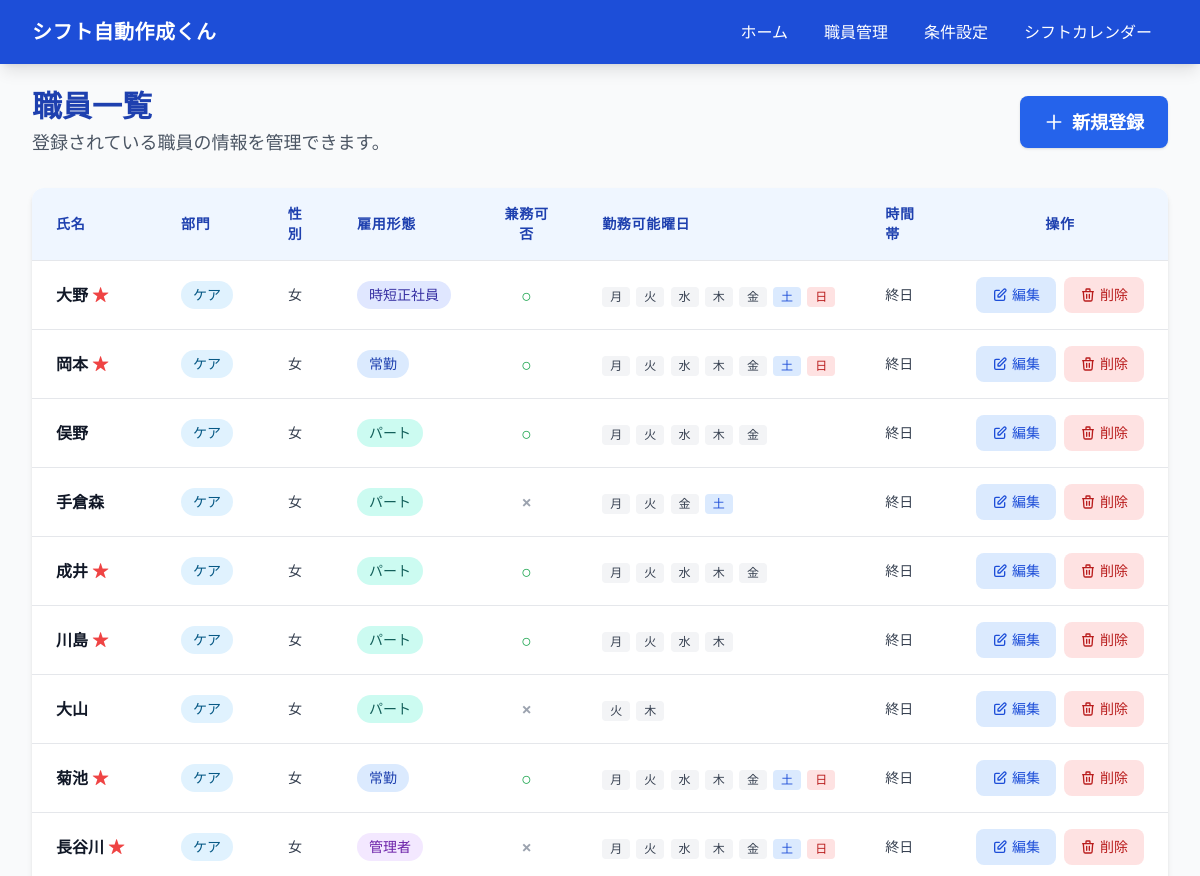
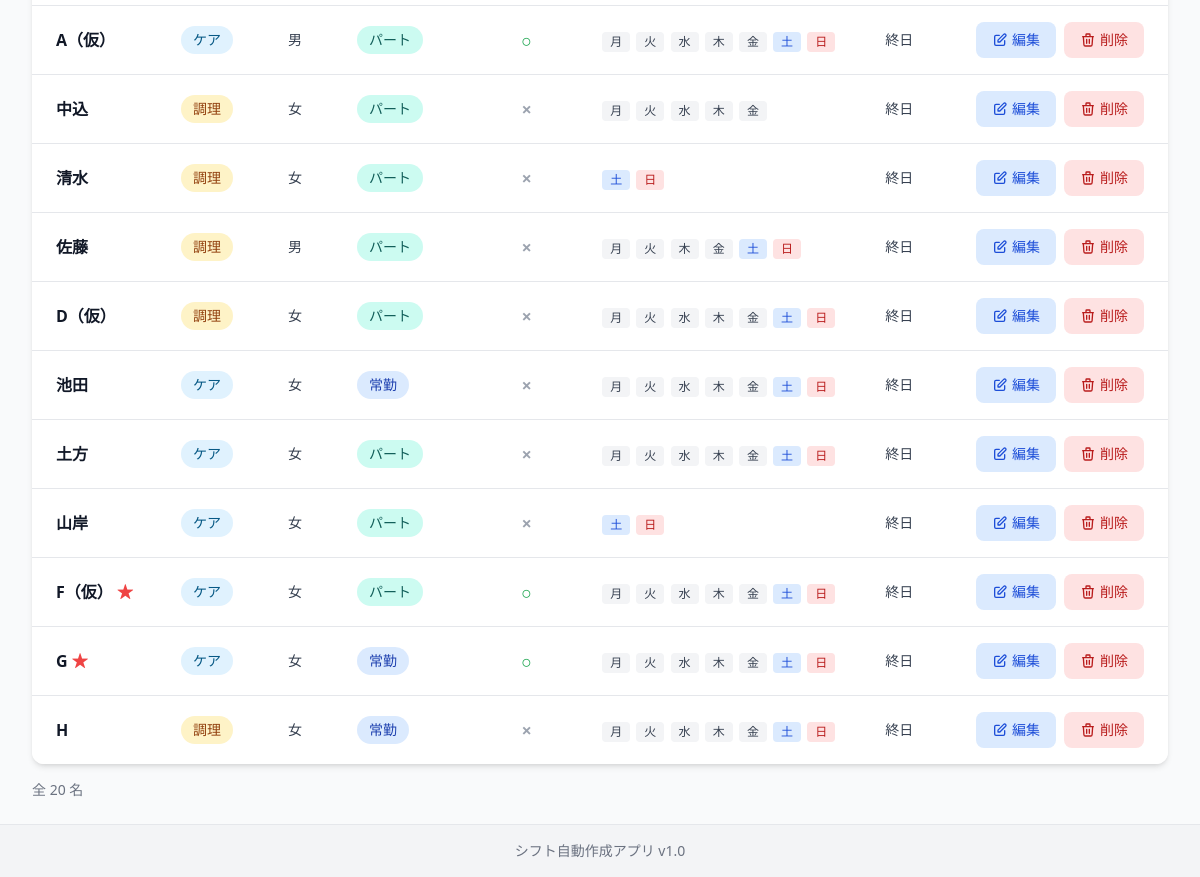
Screenshot of /staff with the database file from the repository (2 pictures, top to bottom).
### models.py (models this page shows, shortened)
class Staff(db.Model):
    __tablename__ = "staff"
    id = db.Column(db.Integer, primary_key=True, autoincrement=True)
    name = db.Column(db.String(100), nullable=False)  # 氏名
    employment_type = db.Column(
        db.String(20), default="常勤"
    )  # "常勤", "時短正社員", "パート", "管理者"
    can_visit = db.Column(
        db.Boolean, default=False
    )  # True=デイ+訪問兼務可, False=デイのみ
    max_consecutive_days = db.Column(db.Integer, default=5)  # 連勤上限
    max_days_per_week = db.Column(db.Integer, default=5)  # 週勤務日数上限
    min_days_per_week = db.Column(db.Integer, default=0)  # 週勤務日数下限（0=制約なし）
    available_days = db.Column(
        db.String(50), default="0,1,2,3,4,5,6"
    )  # 勤務可能曜日 (0=月〜6=日, カンマ区切り)
    available_time_slots = db.Column(
        db.String(20), default="full_day"
    )  # "full_day", "am_only", "pm_only"
    fixed_days_off = db.Column(
        db.String(50), default=""
    )  # 固定休曜日 (カンマ区切り)
    created_at = db.Column(db.DateTime, default=datetime.utcnow)
    staff_group = db.Column(
        db.String(20), default="care", nullable=False
    )  # "care" = ケアスタッフ, "cooking" = 調理スタッフ
    has_phone_duty = db.Column(
        db.Boolean, default=False
    )  # True = 電話当番対象者（★マーク表示）
    gender = db.Column(db.String(10), default="", nullable=False)
    weekend_constraint = db.Column(db.String(20), default="", nullable=False)
    holiday_ng = db.Column(db.Boolean, default=False)
    day_off_requests = db.relationship(
        "DayOffRequest", backref="staff", lazy=True, cascade="all, delete-orphan"
    )
    generated_shifts = db.relationship(
        "GeneratedShift", backref="staff", lazy=True, cascade="all, delete-orphan"
    )
    qualifications = db.relationship(
        "StaffQualification", backref="staff", lazy=True, cascade="all, delete-orphan"
    )
    allowed_patterns = db.relationship(
        "StaffAllowedPattern", backref="staff", lazy=True, cascade="all, delete-orphan"
    )

### app.py (the view)
    @app.route("/staff")
    def staff_list():
        staffs = Staff.query.order_by(Staff.id).all()
        return render_template("staff_list.html", staff_list=staffs)

### templates/staff_list.html (shortened to what this page needs)
{% extends "base.html" %}
{% block content %}
<div class="flex flex-col sm:flex-row items-start sm:items-center justify-between mb-8">
    <div>
        <h1 class="text-3xl font-bold text-primary-800 mb-1">職員一覧</h1>
        <p class="text-gray-600 text-lg">登録されている職員の情報を管理できます。</p>
    </div>
    <a href="{{ url_for('staff_new') }}"
       class="mt-4 sm:mt-0 inline-flex items-center bg-primary-600 hover:bg-primary-700 text-white font-bold py-3 px-6 rounded-lg shadow transition-colors text-lg">
        <svg class="w-5 h-5 mr-2" fill="none" viewBox="0 0 24 24" stroke="currentColor">
            <path stroke-linecap="round" stroke-linejoin="round" stroke-width="2" d="M12 4v16m8-8H4"/>
        </svg>
        新規登録
    </a>
</div>
{% if staff_list|length == 0 %}
    <div class="bg-white rounded-xl shadow-md p-12 text-center">
        <svg class="w-16 h-16 mx-auto text-gray-300 mb-4" fill="none" viewBox="0 0 24 24" stroke="currentColor">
            <path stroke-linecap="round" stroke-linejoin="round" stroke-width="2"
                  d="M17 20h5v-2a3 3 0 00-5.356-1.857M17 20H7m10 0v-2c0-.656-.126-1.283-.356-1.857M7 20H2v-2a3 3 0 015.356-1.857M7 20v-2c0-.656.126-1.283.356-1.857m0 0a5.002 5.002 0 019.288 0M15 7a3 3 0 11-6 0 3 3 0 016 0z"/>
        </svg>
        <p class="text-gray-500 text-xl mb-4">まだ職員が登録されていません。</p>
        <a href="{{ url_for('staff_new') }}"
           class="inline-flex items-center bg-primary-600 hover:bg-primary-700 text-white font-bold py-3 px-6 rounded-lg shadow transition-colors text-lg">
            最初の職員を登録する
        </a>
    </div>
{% else %}
    <div class="bg-white rounded-xl shadow-md overflow-hidden">
        <div class="overflow-x-auto">
            <table class="min-w-full divide-y divide-gray-200">
                <thead class="bg-primary-50">
                    <tr>
                        <th class="px-6 py-4 text-left text-sm font-bold text-primary-800 uppercase tracking-wider">
                            氏名
                        </th>
                        <th class="px-6 py-4 text-left text-sm font-bold text-primary-800 uppercase tracking-wider">
                            部門
                        </th>
                        <th class="px-6 py-4 text-center text-sm font-bold text-primary-800 uppercase tracking-wider">
                            性別
                        </th>
                        <th class="px-6 py-4 text-left text-sm font-bold text-primary-800 uppercase tracking-wider">
                            雇用形態
                        </th>
                        <th class="px-6 py-4 text-center text-sm font-bold text-primary-800 uppercase tracking-wider">
                            兼務可否
                        </th>
                        <th class="px-6 py-4 text-left text-sm font-bold text-primary-800 uppercase tracking-wider">
                            勤務可能曜日
                        </th>
                        <th class="px-6 py-4 text-left text-sm font-bold text-primary-800 uppercase tracking-wider">
                            時間帯
                        </th>
                        <th class="px-6 py-4 text-center text-sm font-bold text-primary-800 uppercase tracking-wider">
                            操作
                        </th>
                    </tr>
                </thead>
                <tbody class="bg-white divide-y divide-gray-200">
                    {% for staff in staff_list %}
                    <tr class="hover:bg-gray-50 transition-colors">
                        <td class="px-6 py-4 whitespace-nowrap">
                            <span class="text-base font-semibold text-gray-900">{{ staff.name }}{% if staff.has_phone_duty %} <span class="text-red-500">★</span>{% endif %}</span>
                        </td>
                        <td class="px-6 py-4 whitespace-nowrap">
                            {% if staff.staff_group == 'cooking' %}
                                <span class="inline-flex items-center px-3 py-1 rounded-full text-sm font-medium bg-amber-100 text-amber-800">
                                    調理
                                </span>
                            {% else %}
                                <span class="inline-flex items-center px-3 py-1 rounded-full text-sm font-medium bg-sky-100 text-sky-800">
                                    ケア
                                </span>
                            {% endif %}
                        </td>
                        <td class="px-6 py-4 whitespace-nowrap text-center text-sm text-gray-700">
                            {% if staff.gender == 'male' %}男{% elif staff.gender == 'female' %}女{% else %}-{% endif %}
                        </td>
                        <td class="px-6 py-4 whitespace-nowrap">
                            {% if staff.employment_type == '常勤' %}
                                <span class="inline-flex items-center px-3 py-1 rounded-full text-sm font-medium bg-blue-100 text-blue-800">
                                    常勤
                                </span>
                            {% elif staff.employment_type == '時短正社員' %}
                                <span class="inline-flex items-center px-3 py-1 rounded-full text-sm font-medium bg-indigo-100 text-indigo-800">
                                    時短正社員
                                </span>
                            {% elif staff.employment_type == '管理者' %}
                                <span class="inline-flex items-center px-3 py-1 rounded-full text-sm font-medium bg-purple-100 text-purple-800">
                                    管理者
                                </span>
                            {% else %}
                                <span class="inline-flex items-center px-3 py-1 rounded-full text-sm font-medium bg-teal-100 text-teal-800">
                                    パート
                                </span>
                            {% endif %}
                        </td>
                        <td class="px-6 py-4 whitespace-nowrap text-center">
                            {% if staff.can_visit %}
                                <span class="text-green-600 font-bold text-lg" title="兼務可能">&#9675;</span>
                            {% else %}
                                <span class="text-gray-400 font-bold text-lg" title="兼務不可">&times;</span>
                            {% endif %}
                        </td>
                        <td class="px-6 py-4 whitespace-nowrap">
                            {% set day_names = ['月', '火', '水', '木', '金', '土', '日'] %}
                            {% if staff.available_days %}
                                {% for d in staff.available_days.split(',') %}
                                    {% if d.strip() != '' %}
                                        {% set idx = d.strip()|int %}
                                        <span class="inline-block px-2 py-0.5 rounded text-xs font-medium mr-0.5
                                            {% if idx == 5 %}bg-blue-100 text-blue-700
                                            {% elif idx == 6 %}bg-red-100 text-red-700
                                            {% else %}bg-gray-100 text-gray-700
                                            {% endif %}">
                                            {{ day_names[idx] }}
                                        </span>
                                    {% endif %}
                                {% endfor %}
                            {% else %}
                                <span class="text-gray-400 text-sm">未設定</span>
                            {% endif %}
                        </td>
                        <td class="px-6 py-4 whitespace-nowrap text-sm text-gray-700">
                            {% if staff.available_time_slots == 'full_day' %}
                                終日
                            {% elif staff.available_time_slots == 'am_only' %}
                                午前のみ
                            {% elif staff.available_time_slots == 'pm_only' %}
                                午後のみ
                            {% else %}
                                {{ staff.available_time_slots }}
                            {% endif %}
                        </td>
                        <td class="px-6 py-4 whitespace-nowrap text-center">
                            <div class="flex items-center justify-center space-x-2">
                                <a href="{{ url_for('staff_edit', staff_id=staff.id) }}"
                                   class="inline-flex items-center bg-primary-100 hover:bg-primary-200 text-primary-700 font-medium py-2 px-4 rounded-lg transition-colors text-sm">
                                    <svg class="w-4 h-4 mr-1" fill="none" viewBox="0 0 24 24" stroke="currentColor">
                                        <path stroke-linecap="round" stroke-linejoin="round" stroke-width="2"
                                              d="M11 5H6a2 2 0 00-2 2v11a2 2 0 002 2h11a2 2 0 002-2v-5m-1.414-9.414a2 2 0 112.828 2.828L11.828 15H9v-2.828l8.586-8.586z"/>
                                    </svg>
                                    編集
                                </a>
                                <form action="{{ url_for('staff_delete', staff_id=staff.id) }}" method="POST"
                                      onsubmit="return confirm('{{ staff.name }} さんを削除してもよろしいですか？\nこの操作は取り消せません。');">
                                    <button type="submit"
                                            class="inline-flex items-center bg-red-100 hover:bg-red-200 text-red-700 font-medium py-2 px-4 rounded-lg transition-colors text-sm">
                                        <svg class="w-4 h-4 mr-1" fill="none" viewBox="0 0 24 24" stroke="currentColor">
                                            <path stroke-linecap="round" stroke-linejoin="round" stroke-width="2"
                                                  d="M19 7l-.867 12.142A2 2 0 0116.138 21H7.862a2 2 0 01-1.995-1.858L5 7m5 4v6m4-6v6m1-10V4a1 1 0 00-1-1h-4a1 1 0 00-1 1v3M4 7h16"/>
                                        </svg>
                                        削除
                                    </button>
                                </form>
                            </div>
                        </td>
                    </tr>
                    {% endfor %}
                </tbody>
            </table>
        </div>
    </div>
    <p class="text-gray-500 text-sm mt-4">全 {{ staff_list|length }} 名</p>
{% endif %}
{% endblock %}

### templates/base.html (shortened to what this page needs)
<!DOCTYPE html>
<html lang="ja">
<head>
    <script src="https://cdn.tailwindcss.com"></script>
    <link rel="stylesheet" href="{{ url_for('static', filename='css/style.css') }}">
</head>
<body class="bg-gray-50 min-h-screen flex flex-col text-gray-800">
    <nav class="bg-primary-700 shadow-lg print:hidden">
        <div class="max-w-7xl mx-auto px-4 sm:px-6 lg:px-8">
            <div class="flex items-center justify-between h-16">
                <div class="flex-shrink-0">
                    <a href="{{ url_for('index') }}" class="text-white text-xl font-bold tracking-wide">
                        シフト自動作成くん
                    </a>
                </div>
                <div class="hidden md:flex space-x-1">
                    <a href="{{ url_for('index') }}"
                       class="text-white hover:bg-primary-600 px-4 py-2 rounded-md text-base font-medium transition-colors">
                        ホーム
                    </a>
                    <a href="{{ url_for('staff_list') }}"
                       class="text-white hover:bg-primary-600 px-4 py-2 rounded-md text-base font-medium transition-colors">
                        職員管理
                    </a>
                    <a href="{{ url_for('settings') }}"
                       class="text-white hover:bg-primary-600 px-4 py-2 rounded-md text-base font-medium transition-colors">
                        条件設定
                    </a>
                    <a href="{{ url_for('calendar_page') }}"
                       class="text-white hover:bg-primary-600 px-4 py-2 rounded-md text-base font-medium transition-colors">
                        シフトカレンダー
                    </a>
                </div>
            </div>
        </div>
    </nav>
    <main class="flex-1 max-w-7xl w-full mx-auto px-4 sm:px-6 lg:px-8 py-6">
        {% block content %}{% endblock %}
    </main>
    <footer class="bg-gray-100 border-t border-gray-200 py-4 text-center text-gray-500 text-sm print:hidden">
        <p>シフト自動作成アプリ v1.0</p>
    </footer>
</body>
</html>

### rows the page displays
Staff: name "大野", staff_group "ケア", gender "女", employment_type "時短正社員", day_names "月" "火" "水" "木" "金" "土" "日", available_time_slots "終日"
Staff: name "岡本", staff_group "ケア", gender "女", employment_type "常勤", day_names "月" "火" "水" "木" "金" "土" "日", available_time_slots "終日"
Staff: name "俣野", staff_group "ケア", gender "女", employment_type "パート", day_names "月" "火" "水" "木" "金", available_time_slots "終日"
Staff: name "手倉森", staff_group "ケア", gender "女", employment_type "パート", day_names "月" "火" "金" "土", available_time_slots "終日"
Staff: name "成井", staff_group "ケア", gender "女", employment_type "パート", day_names "月" "火" "水" "木" "金", available_time_slots "終日"
Staff: name "川島", staff_group "ケア", gender "女", employment_type "パート", day_names "月" "火" "水" "木", available_time_slots "終日"
Staff: name "大山", staff_group "ケア", gender "女", employment_type "パート", day_names "火" "木", available_time_slots "終日"
Staff: name "菊池", staff_group "ケア", gender "女", employment_type "常勤", day_names "月" "火" "水" "木" "金" "土" "日", available_time_slots "終日"
Staff: name "長谷川", staff_group "ケア", gender "女", employment_type "管理者", day_names "月" "火" "水" "木" "金" "土" "日", available_time_slots "終日"
Staff: name "A（仮）", staff_group "ケア", gender "男", employment_type "パート", day_names "月" "火" "水" "木" "金" "土" "日", available_time_slots "終日"
Staff: name "中込", staff_group "調理", gender "女", employment_type "パート", day_names "月" "火" "水" "木" "金", available_time_slots "終日"
Staff: name "清水", staff_group "調理", gender "女", employment_type "パート", day_names "土" "日", available_time_slots "終日"
Staff: name "佐藤", staff_group "調理", gender "男", employment_type "パート", day_names "月" "火" "木" "金" "土" "日", available_time_slots "終日"
Staff: name "D（仮）", staff_group "調理", gender "女", employment_type "パート", day_names "月" "火" "水" "木" "金" "土" "日", available_time_slots "終日"
Staff: name "池田", staff_group "ケア", gender "女", employment_type "常勤", day_names "月" "火" "水" "木" "金" "土" "日", available_time_slots "終日"
Staff: name "土方", staff_group "ケア", gender "女", employment_type "パート", day_names "月" "火" "水" "木" "金" "土" "日", available_time_slots "終日"
Staff: name "山岸", staff_group "ケア", gender "女", employment_type "パート", day_names "土" "日", available_time_slots "終日"
Staff: name "F（仮）", staff_group "ケア", gender "女", employment_type "パート", day_names "月" "火" "水" "木" "金" "土" "日", available_time_slots "終日"
Staff: name "G", staff_group "ケア", gender "女", employment_type "常勤", day_names "月" "火" "水" "木" "金" "土" "日", available_time_slots "終日"
Staff: name "H", staff_group "調理", gender "女", employment_type "常勤", day_names "月" "火" "水" "木" "金" "土" "日", available_time_slots "終日"

### other values shown
{{ staff_list|length }} "20"
